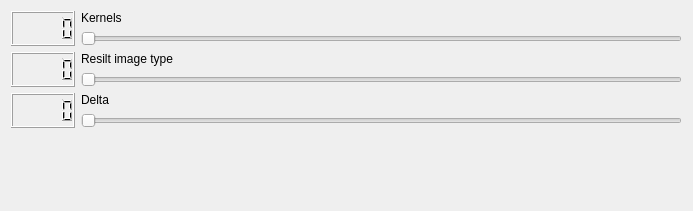
<?xml version="1.0" encoding="UTF-8"?>
<ui version="4.0">
 <class>Form</class>
 <widget class="QWidget" name="Form">
  <property name="geometry">
   <rect>
    <x>0</x>
    <y>0</y>
    <width>693</width>
    <height>211</height>
   </rect>
  </property>
  <property name="windowTitle">
   <string>Form</string>
  </property>
  <layout class="QVBoxLayout" name="verticalLayout_4">
   <item>
    <layout class="QHBoxLayout" name="horizontalLayout">
     <item>
      <widget class="QLCDNumber" name="kernels_lcd"/>
     </item>
     <item>
      <layout class="QVBoxLayout" name="verticalLayout_3">
       <item>
        <widget class="QLabel" name="label">
         <property name="text">
          <string>Kernels</string>
         </property>
        </widget>
       </item>
       <item>
        <widget class="QSlider" name="kernels_slider">
         <property name="orientation">
          <enum>Qt::Horizontal</enum>
         </property>
        </widget>
       </item>
      </layout>
     </item>
    </layout>
   </item>
   <item>
    <layout class="QHBoxLayout" name="horizontalLayout_2">
     <item>
      <widget class="QLCDNumber" name="type_lcs"/>
     </item>
     <item>
      <layout class="QVBoxLayout" name="verticalLayout">
       <item>
        <widget class="QLabel" name="label_2">
         <property name="text">
          <string>Resilt image type</string>
         </property>
        </widget>
       </item>
       <item>
        <widget class="QSlider" name="type_slider">
         <property name="orientation">
          <enum>Qt::Horizontal</enum>
         </property>
        </widget>
       </item>
      </layout>
     </item>
    </layout>
   </item>
   <item>
    <layout class="QHBoxLayout" name="horizontalLayout_3">
     <item>
      <widget class="QLCDNumber" name="delta_lcd"/>
     </item>
     <item>
      <layout class="QVBoxLayout" name="verticalLayout_2">
       <item>
        <widget class="QLabel" name="label_3">
         <property name="text">
          <string>Delta</string>
         </property>
        </widget>
       </item>
       <item>
        <widget class="QSlider" name="delta_slider">
         <property name="maximum">
          <number>9999</number>
         </property>
         <property name="orientation">
          <enum>Qt::Horizontal</enum>
         </property>
        </widget>
       </item>
      </layout>
     </item>
    </layout>
   </item>
   <item>
    <spacer name="verticalSpacer">
     <property name="orientation">
      <enum>Qt::Vertical</enum>
     </property>
     <property name="sizeType">
      <enum>QSizePolicy::MinimumExpanding</enum>
     </property>
     <property name="sizeHint" stdset="0">
      <size>
       <width>20</width>
       <height>40</height>
      </size>
     </property>
    </spacer>
   </item>
  </layout>
 </widget>
 <resources/>
 <connections>
  <connection>
   <sender>kernels_slider</sender>
   <signal>valueChanged(int)</signal>
   <receiver>Form</receiver>
   <slot>on_change()</slot>
   <hints>
    <hint type="sourcelabel">
     <x>346</x>
     <y>39</y>
    </hint>
    <hint type="destinationlabel">
     <x>346</x>
     <y>248</y>
    </hint>
   </hints>
  </connection>
  <connection>
   <sender>type_slider</sender>
   <signal>valueChanged(int)</signal>
   <receiver>Form</receiver>
   <slot>on_change()</slot>
   <hints>
    <hint type="sourcelabel">
     <x>346</x>
     <y>88</y>
    </hint>
    <hint type="destinationlabel">
     <x>346</x>
     <y>248</y>
    </hint>
   </hints>
  </connection>
  <connection>
   <sender>delta_slider</sender>
   <signal>valueChanged(int)</signal>
   <receiver>Form</receiver>
   <slot>on_change()</slot>
   <hints>
    <hint type="sourcelabel">
     <x>346</x>
     <y>137</y>
    </hint>
    <hint type="destinationlabel">
     <x>346</x>
     <y>248</y>
    </hint>
   </hints>
  </connection>
  <connection>
   <sender>kernels_slider</sender>
   <signal>valueChanged(int)</signal>
   <receiver>kernels_lcd</receiver>
   <slot>display(int)</slot>
   <hints>
    <hint type="sourcelabel">
     <x>381</x>
     <y>40</y>
    </hint>
    <hint type="destinationlabel">
     <x>41</x>
     <y>31</y>
    </hint>
   </hints>
  </connection>
  <connection>
   <sender>type_slider</sender>
   <signal>valueChanged(int)</signal>
   <receiver>type_lcs</receiver>
   <slot>display(int)</slot>
   <hints>
    <hint type="sourcelabel">
     <x>381</x>
     <y>91</y>
    </hint>
    <hint type="destinationlabel">
     <x>41</x>
     <y>82</y>
    </hint>
   </hints>
  </connection>
  <connection>
   <sender>delta_slider</sender>
   <signal>valueChanged(int)</signal>
   <receiver>delta_lcd</receiver>
   <slot>display(int)</slot>
   <hints>
    <hint type="sourcelabel">
     <x>381</x>
     <y>142</y>
    </hint>
    <hint type="destinationlabel">
     <x>41</x>
     <y>133</y>
    </hint>
   </hints>
  </connection>
 </connections>
 <slots>
  <slot>on_change()</slot>
 </slots>
</ui>
